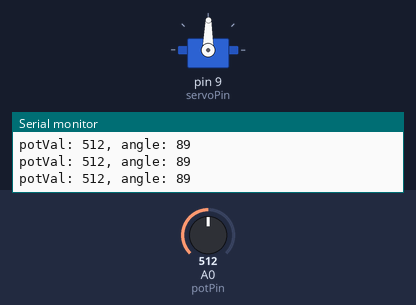
A sketch run on a simulated Arduino Uno, built with avr-gcc and run on an emulated ATmega328P. On the bench: servo, the last lines printed to the serial monitor. The inputs (shaded band) are chosen by the test bench; at power-on: A0 (potPin) = 512.

Above: at 1.2 s.
1.3 s: A0 (potPin) set to 562
At 1.8 s:
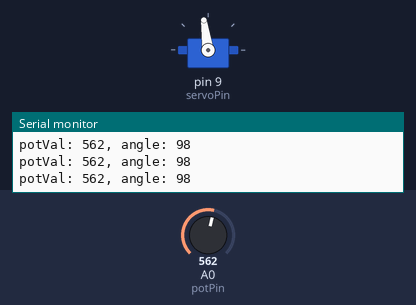
4.3 s: A0 (potPin) set to 585
At 5.1 s:
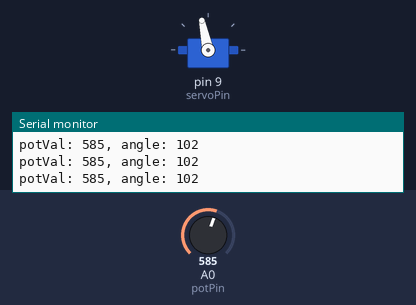
5.8 s: A0 (potPin) set to 306
At 6.5 s:
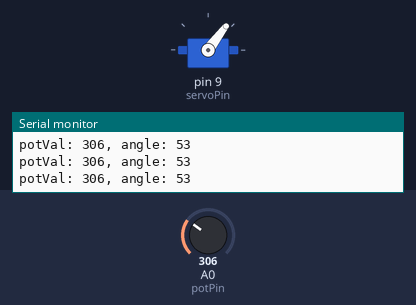
7.3 s: A0 (potPin) set to 716
At 7.6 s:
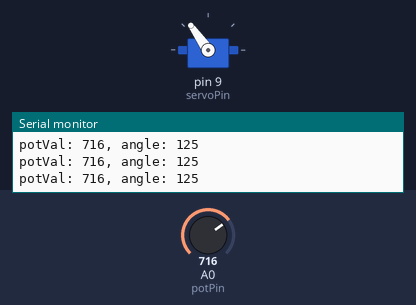
8.8 s: A0 (potPin) set to 0
At 9.1 s:
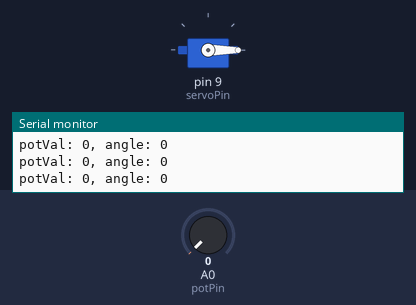
10.3 s: A0 (potPin) set to 8
At 11.7 s:
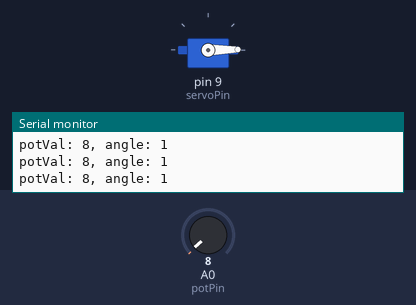
13.3 s: A0 (potPin) set to 11
Timing chart, 0 to 16.3 s (numbered marks = the images above; inputs shaded):
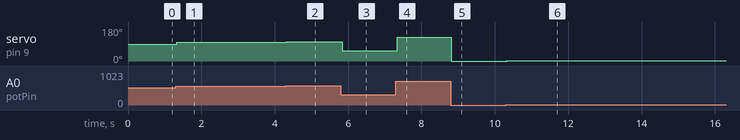

The sketch:

moodcue.ino
```cpp
#include <Servo.h>

Servo servo;
const int servoPin = 9;
const int potPin = A0;
int potVal;
int angle;

void setup() {
    servo.attach(servoPin);
    Serial.begin(9600);
}

void loop() {
    potVal = analogRead(potPin);
    Serial.print("potVal: ");
    Serial.print(potVal);

    angle = map(potVal, 0, 1023, 0, 179);
    Serial.print(", angle: ");
    Serial.println(angle);

    servo.write(angle);
    delay(15);
}
```

Measured:
- after the input at 1.3 s, servo on pin 9 (servoPin): 89° → 98° at once
- after the input at 4.3 s, servo on pin 9 (servoPin): 98° → 102° at once
- after the input at 5.8 s, servo on pin 9 (servoPin): 102° → 53° at once
- after the input at 7.3 s, servo on pin 9 (servoPin): 53° → 125° at once
- after the input at 8.8 s, servo on pin 9 (servoPin): 125° → 0° at once
- after the input at 10.3 s, servo on pin 9 (servoPin): 0° → 1° at once
